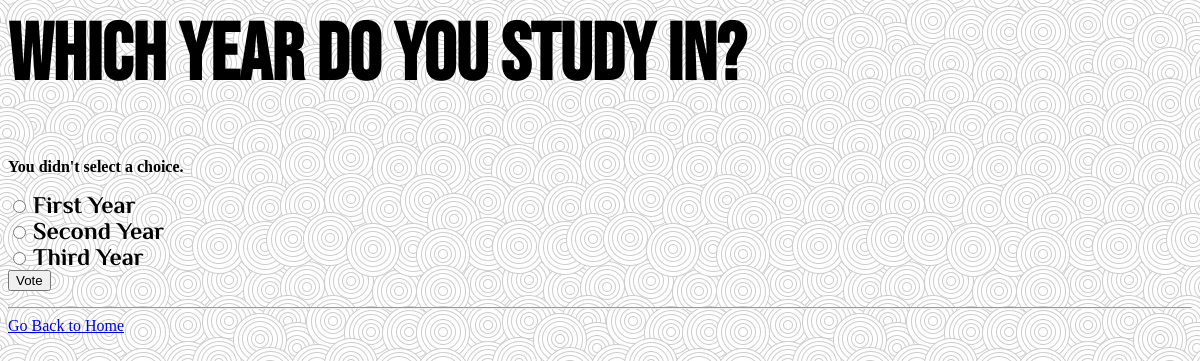
The page /2/vote/ on the database its author committed.
### polls/models.py (models this page shows, shortened)
class Question(models.Model):
    question_text = models.CharField(max_length=200)
    pub_date = models.DateTimeField('date published')

class Choice(models.Model):
    question = models.ForeignKey(Question, on_delete=models.CASCADE)
    choice_text = models.CharField(max_length=200)
    votes = models.IntegerField(default=0)

### polls/views.py (the view)
# urls.py: path('<int:question_id>/vote/', views.vote, name='vote'),
def vote(request, question_id):
    question = get_object_or_404(Question, pk=question_id)
    try:
        selected_choice = question.choice_set.get(pk=request.POST['choice'])
    except (KeyError, Choice.DoesNotExist):
        return render(request, 'polls/detail.html', {
            'question': question,
            'error_message': "You didn't select a choice.",
        })
    else:
        selected_choice.votes += 1
        selected_choice.save()
        return HttpResponseRedirect(reverse('polls:results', args=(question.id,)))

### polls/templates/polls/detail.html (shortened to what this page needs)
{% load static %}
<html><body>
<link rel="stylesheet" type="text/css" href="{% static 'polls/detailstyle.css' %}" />
<h1 id="head">{{ question.question_text }}</h1>
{% if error_message %}<p><strong>{{ error_message }}</strong></p>{% endif %}
<form action="{% url 'polls:vote' question.id %}" method="post">
{% for choice in question.choice_set.all %}
    <input type="radio" name="choice" id="choice{{ forloop.counter }}" value="{{ choice.id }}" />
    <label for="choice{{ forloop.counter }}" id="list">{{ choice.choice_text }}</label><br />
{% endfor %}
<input type="submit" value="Vote" />
</form>
<hr>
<a href="{% url 'polls:index'%}">Go Back to Home</a>
</body></html>

### polls/static/polls/detailstyle.css (style rules this page uses)
#head { font-family: 'bnr'; font-size: 500%; }
#list { font-family: 'bnr2'; font-size: 150%; }
body { background-image: url("images/pattern.jpg"); }

### rows shown on the page
Question: question_text "Which year do you study in?"
Choice: choice_text "First Year"
Choice: choice_text "Second Year"
Choice: choice_text "Third Year"

### other values the page prints
{{ error_message }} "You didn't select a choice."
